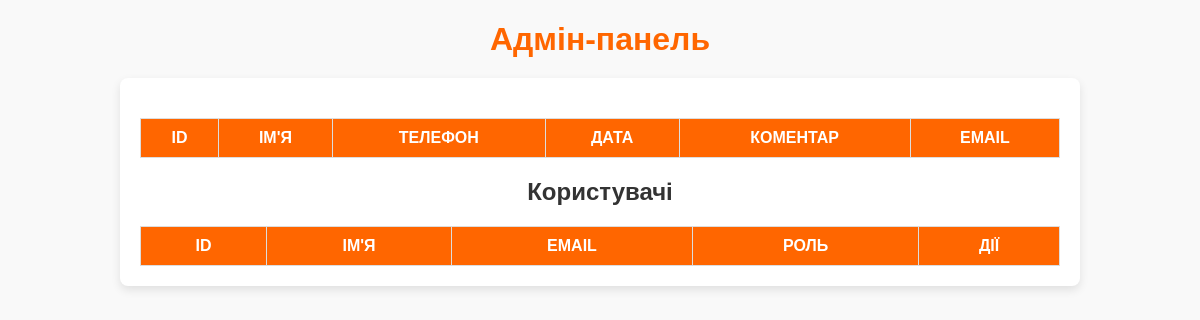
/admin, run on an earlier commit of the app's database.
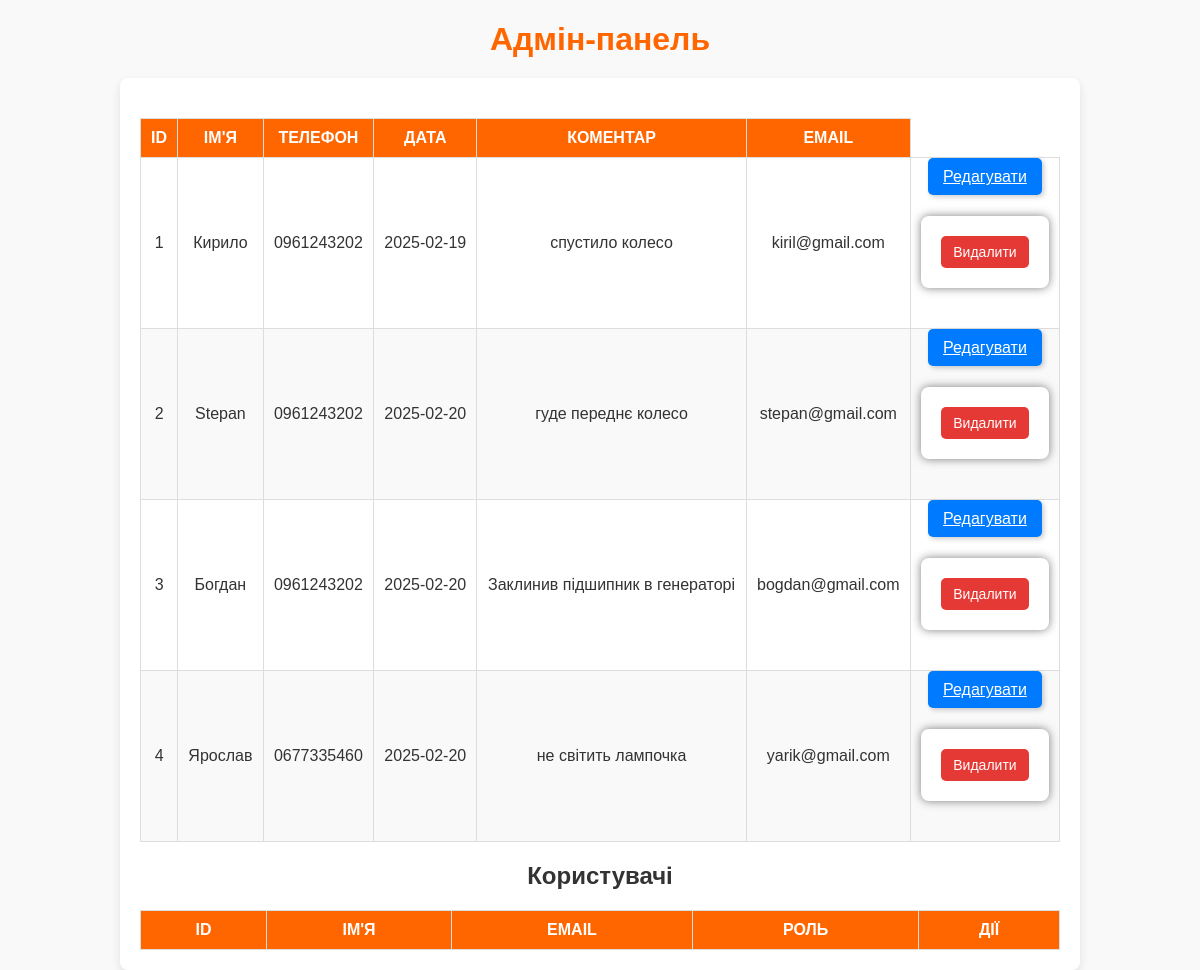
And on a later commit of the database.
### app.py (models this page shows)
class Booking(db.Model):
    id = db.Column(db.Integer, primary_key=True)
    name = db.Column(db.String(100), nullable=False)
    phone = db.Column(db.String(20), nullable=False)
    date = db.Column(db.String(20), nullable=False)
    comment = db.Column(db.Text, nullable=True)
    email = db.Column(db.String(120), nullable=False)

### app.py (the view)
@app.route('/admin')
def admin():
    bookings = Booking.query.all()
    return render_template('admin.html', bookings=bookings)

### templates/admin.html (shortened to what this page needs)
<!DOCTYPE html>
<html lang="uk">
<head>
    <link rel="stylesheet" href="{{ url_for('static', filename='css/styles.css') }}">
</head>
<body>
  <h1>Адмін-панель</h1>
   <div class="admin-container">
       <table>
           <thead>
            <tr>
                <th>ID</th>
                <th>Ім'я</th>
                <th>Телефон</th>
                <th>Дата</th>
                <th>Коментар</th>
                <th>Email</th>
            </tr>
           </thead>
           <tbody>
              {% for booking in bookings %}
              <tr>
                  <td>{{ booking.id }}</td>
                  <td>{{ booking.name }}</td>
                  <td>{{ booking.phone }}</td>
                  <td>{{ booking.date }}</td>
                  <td>{{ booking.comment }}</td>
                  <td>{{ booking.email }}</td>
                  <td>
                    <a href="{{url_for('update_booking', booking_id=booking.id) }}" class="edit-btn">Редагувати</a>
                    <form action="{{ url_for('delete_booking', booking_id=booking.id) }}" method="POST">
                        <button type="submit" class="delete-btn">Видалити</button>
                    </form>
                </td>
              </tr>
              {% endfor %}
            </tbody>
       </table>
       <h2>Користувачі</h2>
       <table>
           <thead>
               <tr>
                   <th>ID</th>
                   <th>Ім'я</th>
                   <th>Email</th>
                   <th>Роль</th>
                   <th>Дії</th>
               </tr>
       </thead>
   </table>
   </div>
  </body>
</html>

### static/css/styles.css (style rules this page uses)
* { box-sizing: border-box; }
body { margin: 0; font-family: Arial, sans-serif; background-color: var(--background-color); color: var(--text-color); transition: background-color 0.3s ease, color 0.3s ease; }
a, button { transition: background-color 0.3s ease, color 0.3s ease, transform 0.2s ease; }
:root { --primary-color: #ff6600; --secondary-color: #f4f4f4; --text-color: #333; --background-color: #f9f9f9; --danger-color: #e53935; --success-color: #4CAF50; }
form { max-width: 500px; margin: 30px auto; background: #fff; padding: 20px; border-radius: 8px; box-shadow: 0 0 10px rgba(0, 0, 0, 0.5); }
form button { background-color: var(--primary-color); color: white; font-size: 18px; padding: 12px 20px; border: none; border-radius: 5px; cursor: pointer; display: block; width: 100%; }
table { width: 100%; border-collapse: collapse; margin-top: 20px; font-size: 16px; text-align: left; }
th, td { padding: 12px; border-bottom: 1px solid #ddd; }
th { background-color: #ff6600; color: white; font-weight: bold; text-transform: uppercase; }
tr:nth-child(even) { background-color: #f9f9f9; }
h1 { text-align: center; margin-bottom: 20px; }
.admin-container { width: 80%; margin: 0 auto; padding: 20px; background: #fff; border-radius: 8px; box-shadow: 0px 4px 10px rgba(0, 0, 0, 0.1); text-align: center; }
table { width: 100%; border-collapse: collapse; font-size: 16px; text-align: center; margin-top: 20px; }
th, td { padding: 10px; border: 1px solid #ddd; }
th { background-color: #ff6600; color: white; font-weight: bold; }
h1 { text-align: center; color: #ff6600; margin-bottom: 20px; }
.delete-btn { background-color: #e53935; color: white; padding: 8px 12px; border: none; border-radius: 5px; cursor: pointer; font-size: 14px; }
.edit-btn { background-color: #007BFF; color: white; font-size: 16px; padding: 10px 15px; border: none; border-radius: 5px; cursor: pointer; box-shadow: 2px 2px 5px rgba(0, 0, 0, 0.2); }

What changed in the data, as far as the page shows it:
added Booking: id "1", name "Кирило", phone "0961243202", date "2025-02-19", comment "спустило колесо", email "kiril@gmail.com"
added Booking: id "2", name "Stepan", phone "0961243202", date "2025-02-20", comment "гуде переднє колесо", email "stepan@gmail.com"
added Booking: id "3", name "Богдан", phone "0961243202", date "2025-02-20", comment "Заклинив підшипник в генераторі", email "bogdan@gmail.com"
added Booking: id "4", name "Ярослав", phone "0677335460", date "2025-02-20", comment "не світить лампочка", email "yarik@gmail.com"
